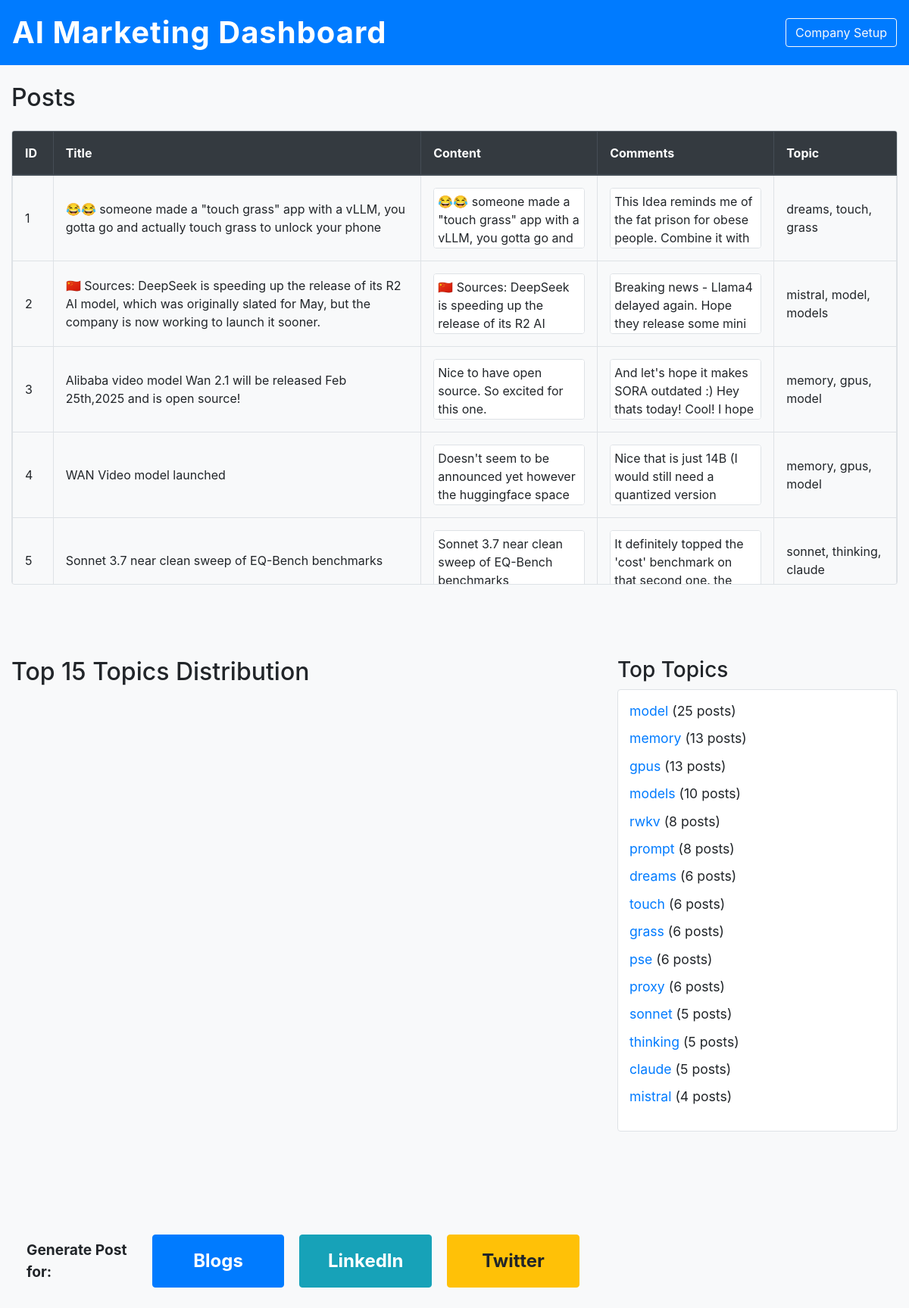
The page / on the database its author committed.
### tables this page shows
CREATE TABLE posts (
        id INTEGER PRIMARY KEY AUTOINCREMENT,
        post_title TEXT,
        post_content TEXT,
        ai_response TEXT,
        approved INTEGER DEFAULT 0
    , topic TEXT, comments TEXT, score INTEGER, num_comments INTEGER);

### app.py (the view)
@app.route("/")
def index():
    conn = get_db_connection()
    posts = conn.execute("SELECT * FROM posts").fetchall()
    conn.close()
    posts_with_sentiment = []
    for post in posts:
        post_dict = dict(post)
        if post_dict.get("ai_response"):
            post_dict["sentiment"] = get_sentiment(post_dict["ai_response"])
        else:
            post_dict["sentiment"] = None
        posts_with_sentiment.append(post_dict)
    topic_chart = generate_topic_chart(posts_with_sentiment)
    topic_counts = {}
    for post in posts_with_sentiment:
        topic_field = post.get("topic") or "miscellaneous"
        topics_list = [t.strip() for t in topic_field.split(",") if t.strip()]
        if not topics_list:
            topics_list = ["miscellaneous"]
        for t in topics_list:
            topic_counts[t] = topic_counts.get(t, 0) + 1
    sorted_topics = sorted(topic_counts.items(), key=lambda x: x[1], reverse=True)[:15]
    return render_template("index.html", posts=posts_with_sentiment,
                           topic_chart=topic_chart, sorted_topics=sorted_topics)

### app.py (called while the page is built)
def get_db_connection():
    conn = sqlite3.connect('data.db')
    conn.row_factory = sqlite3.Row
    return conn

### templates/index.html (shortened to what this page needs)
<!DOCTYPE html>
<html lang="en">
<head>
  <link rel="stylesheet" href="https://stackpath.bootstrapcdn.com/bootstrap/4.5.0/css/bootstrap.min.css">
</head>
<body>
  <nav class="navbar navbar-expand-lg navbar-dark bg-primary">
    <a class="navbar-brand" href="{{ url_for('index') }}">AI Marketing Dashboard</a>
    <div class="collapse navbar-collapse" id="navbarNav">
      <ul class="navbar-nav ml-auto">
        <li class="nav-item">
          <a class="btn btn-outline-light" href="{{ url_for('company_setup') }}">Company Setup</a>
        </li>
      </ul>
    </div>
  </nav>
  <div class="container mt-4">
    <h2 class="mb-4">Posts</h2>
    <div class="table-container mb-5">
      <table class="table table-bordered table-hover">
        <thead class="thead-dark">
          <tr>
            <th>ID</th>
            <th>Title</th>
            <th style="width: 220px;">Content</th>
            <th style="width: 220px;">Comments</th>
            <th>Topic</th>
          </tr>
        </thead>
        <tbody>
          {% for post in posts %}
          <tr>
            <td>{{ post['id'] }}</td>
            <td>{{ post['post_title'] }}</td>
            <td>
              <div class="scrollable-box">{{ post['post_content'] }}</div>
            </td>
            <td>
              <div class="scrollable-box">{{ post['comments'] }}</div>
            </td>
            <td>{{ post['topic'] if post['topic'] else 'miscellaneous' }}</td>
          </tr>
          {% endfor %}
        </tbody>
      </table>
    </div>
    <div class="row">
      <div class="col-md-8">
        <br></br>
        <h2>Top 15 Topics Distribution</h2>
        <div id="topic-bar-chart" style="height: 600px; width: 100%;"></div>
        <br></br>
        <div class="centered-buttons">
          <br></br>
          <b style="font-size: larger;">Generate Post for:</b>
          <button id="generateBlogButton" class="btn btn-primary">Blogs</button>
          <button id="generateLinkedInButton" class="btn btn-info">LinkedIn</button>
          <button id="generateTwitterButton" class="btn btn-warning">Twitter</button>
          <br></br><br></br><br></br>
        </div>
        <br></br><br></br><br></br>
      </div>
      <div class="col-md-4">
        <br></br>
        <h3>Top Topics</h3>
        <div class="topics-list">
          <ul class="list-unstyled">
            {% for t, count in sorted_topics %}
              <li>
                <a href="{{ url_for('topic_summary', topic=t) }}">{{ t }}</a> ({{ count }} posts)
              </li>
            {% endfor %}
          </ul>
        </div>
      </div>
    </div>
  </div>
</body>
</html>

### templates/index.html (style rules this page uses)
body { background-color: #f8f9fa; }
.navbar-brand { font-size: 2.5rem; font-weight: 700; letter-spacing: 1px; }
.container { max-width: 1400px; }
.table-container { max-height: 600px; overflow-y: auto; border: 1px solid #dee2e6; border-radius: 4px; }
.table td, .table th { padding: 1rem; vertical-align: middle; }
.scrollable-box { max-height: 80px; overflow-y: auto; background-color: #fff; border: 1px solid #dee2e6; padding: 5px; border-radius: 4px; width: 200px; }
.topics-list { background-color: #fff; padding: 15px; border: 1px solid #dee2e6; border-radius: 4px; font-size: 1.1rem; }
.topics-list li { margin-bottom: 10px; }
.centered-buttons { display: flex; justify-content: center; align-items: center; gap: 20px; margin-top: 30px; }
.centered-buttons button { width: 200px; height: 70px; font-size: 1.5rem; font-weight: bold; }

### rows shown on the page
posts: id "1", post_title "😂😂 someone made a \"touch grass\" app with a vLLM, you gotta go and actually touch grass to unlock your phone", post_content "😂😂 someone made a \"touch grass\" app with a vLLM, you gotta go and…", comments "This Idea reminds me of the fat prison for obese people. Combine it with…", topic "dreams, touch, grass"
posts: id "2", post_title "🇨🇳 Sources: DeepSeek is speeding up the release of its R2 AI model, which was originally slated for May, but the company is now working to launch it sooner.", post_content "🇨🇳 Sources: DeepSeek is speeding up the release of its R2 AI…", comments "Breaking news - Llama4 delayed again. Hope they release some mini…", topic "mistral, model, models"
posts: id "3", post_title "Alibaba video model Wan 2.1 will be released Feb 25th,2025 and is open source!", post_content "Nice to have open source. So excited for this one.", comments "And let's hope it makes SORA outdated :) Hey thats today! Cool! I hope…", topic "memory, gpus, model"
posts: id "4", post_title "WAN Video model launched", post_content "Doesn't seem to be announced yet however the huggingface space…", comments "Nice that is just 14B (I would still need a quantized version…", topic "memory, gpus, model"
posts: id "5", post_title "Sonnet 3.7 near clean sweep of EQ-Bench benchmarks", post_content "Sonnet 3.7 near clean sweep of EQ-Bench benchmarks", comments "It definitely topped the 'cost' benchmark on that second one. the…", topic "sonnet, thinking, claude"

### other values the page prints
{{ t }} "model" "memory" "gpus" "models" "rwkv" "prompt" "dreams" "touch" "grass" "pse" "proxy" "sonnet" "thinking" "claude" "mistral"
{{ count }} "25" "13" "13" "10" "8" "8" "6" "6" "6" "6" "6" "5" "5" "5" "4"
